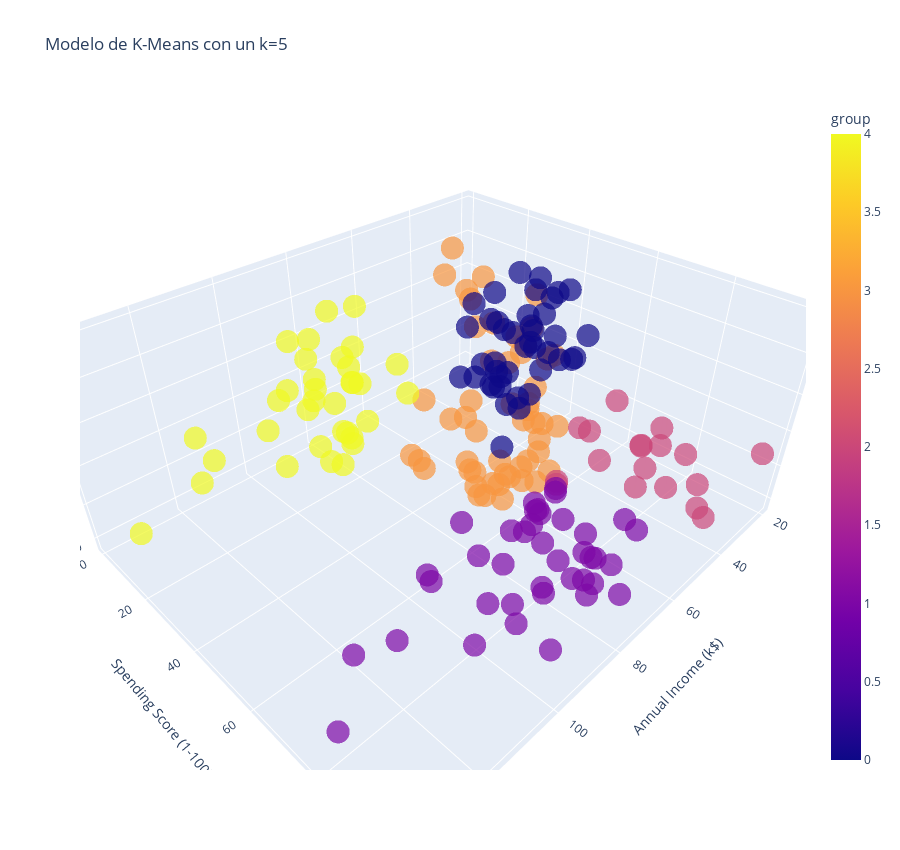

Here is the notebook cell this chart was saved with:
### Code cell
# Crear un modelo 3D de los datos agrupados

Grafica_3D = px.scatter_3d(df, x='Annual Income (k$)', y='Spending Score (1-100)', z='Age', color='group', symbol='group', symbol_map={0: 'circle', 1: 'circle', 2: 'circle', 3: 'circle', 4: 'circle', 5: 'circle'}, opacity=0.7, width=900, height=850, title=f'Modelo de K-Means con un k={5}', labels={'label': 'Cluster'}, color_discrete_map={})
Grafica_3D.update_layout(showlegend=False)

### Figure 1 — Plotly figure (JSON) as saved in the notebook; plotly's stock layout.template omitted (floating-point values rounded to 4 significant figures)
{"data": [{"hovertemplate": "group=%{marker.color}<br>Annual Income (k$)=%{x}<br>Spending Score (1-100)=%{y}<br>Age=%{z}<extra></extra>", "legendgroup": "3", "marker": {"color": [3, 3, 3, 3, 3, 3, 3, 3, 3, 3, 3, 3, 3, 3, 3, 3, 3, 3, 3, 3, 3, 3, 3, 3, 3, 3, 3, 3, 3, 3, 3, 3, 3, 3, 3, 3, 3, 3, 3, 3, 3, 3, 3, 3, 3, 3, 3, 3, 3, 3, 3], "coloraxis": "coloraxis", "opacity": 0.7, "symbol": "circle"}, "mode": "markers", "name": "3", "scene": "scene", "showlegend": true, "type": "scatter3d", "x": [21, 23, 24, 25, 28, 28, 29, 30, 33, 33, 34, 37, 39, 39, 40, 40, 40, 43, 43, 46, 46, 48, 48, 49, 54, 54, 54, 54, 54, 57, 58, 59, 60, 60, 60, 60, 61, 62, 62, 62, 63, 64, 64, 65, 65, 67, 67, 70, 71, 72, 76], "y": [35, 29, 35, 5, 14, 32, 31, 4, 4, 14, 17, 26, 36, 28, 47, 42, 42, 54, 41, 51, 55, 50, 47, 42, 54, 48, 52, 55, 57, 55, 60, 41, 40, 42, 52, 50, 49, 41, 55, 42, 54, 42, 46, 48, 50, 56, 40, 29, 35, 34, 40], "z": [35, 52, 35, 46, 54, 45, 40, 60, 53, 49, 42, 36, 48, 49, 27, 29, 31, 31, 47, 27, 19, 43, 32, 47, 26, 40, 23, 38, 21, 22, 34, 18, 40, 32, 24, 27, 20, 23, 26, 21, 19, 38, 19, 18, 19, 27, 38, 23, 43, 25, 28]}, {"hovertemplate": "group=%{marker.color}<br>Annual Income (k$)=%{x}<br>Spending Score (1-100)=%{y}<br>Age=%{z}<extra></extra>", "legendgroup": "2", "marker": {"color": [2, 2, 2, 2, 2, 2, 2, 2, 2, 2, 2, 2, 2, 2, 2, 2, 2, 2], "coloraxis": "coloraxis", "opacity": 0.7, "symbol": "circle"}, "mode": "markers", "name": "2", "scene": "scene", "showlegend": true, "type": "scatter3d", "x": [21, 23, 24, 25, 28, 28, 29, 30, 33, 33, 34, 37, 38, 39, 39, 42, 48, 48], "y": [66, 98, 73, 73, 82, 61, 87, 73, 92, 81, 73, 75, 92, 61, 65, 60, 59, 59], "z": [20, 35, 25, 31, 29, 35, 23, 21, 18, 21, 30, 20, 24, 31, 24, 33, 18, 19]}, {"hovertemplate": "group=%{marker.color}<br>Annual Income (k$)=%{x}<br>Spending Score (1-100)=%{y}<br>Age=%{z}<extra></extra>", "legendgroup": "0", "marker": {"color": [0, 0, 0, 0, 0, 0, 0, 0, 0, 0, 0, 0, 0, 0, 0, 0, 0, 0, 0, 0, 0, 0, 0, 0, 0, 0, 0, 0, 0, 0, 0, 0, 0, 0, 0, 0, 0, 0, 0, 0, 0, 0], "coloraxis": "coloraxis", "opacity": 0.7, "symbol": "circle"}, "mode": "markers", "name": "0", "scene": "scene", "showlegend": true, "type": "scatter3d", "x": [38, 40, 42, 43, 43, 44, 44, 46, 46, 47, 47, 48, 48, 49, 50, 50, 54, 54, 54, 54, 54, 54, 54, 57, 58, 59, 60, 60, 61, 62, 62, 62, 63, 63, 63, 63, 63, 65, 65, 67, 67, 69], "y": [35, 55, 52, 60, 45, 50, 46, 46, 56, 52, 59, 51, 48, 55, 49, 56, 47, 53, 42, 51, 41, 44, 46, 58, 46, 55, 49, 47, 42, 48, 59, 56, 50, 46, 43, 48, 52, 43, 59, 43, 57, 58], "z": [65, 50, 49, 59, 50, 51, 69, 53, 70, 67, 54, 63, 68, 70, 60, 60, 59, 45, 49, 57, 67, 46, 48, 55, 50, 68, 48, 47, 48, 49, 67, 49, 66, 54, 68, 66, 65, 63, 49, 51, 50, 40]}, {"hovertemplate": "group=%{marker.color}<br>Annual Income (k$)=%{x}<br>Spending Score (1-100)=%{y}<br>Age=%{z}<extra></extra>", "legendgroup": "1", "marker": {"color": [1, 1, 1, 1, 1, 1, 1, 1, 1, 1, 1, 1, 1, 1, 1, 1, 1, 1, 1, 1, 1, 1, 1, 1, 1, 1, 1, 1, 1, 1, 1, 1, 1, 1, 1, 1, 1, 1, 1], "coloraxis": "coloraxis", "opacity": 0.7, "symbol": "circle"}, "mode": "markers", "name": "1", "scene": "scene", "showlegend": true, "type": "scatter3d", "x": [69, 70, 71, 71, 71, 72, 73, 73, 74, 75, 76, 77, 77, 78, 78, 78, 78, 78, 78, 79, 81, 85, 86, 87, 87, 87, 88, 88, 93, 97, 98, 99, 101, 103, 103, 113, 120, 126, 137], "y": [91, 77, 95, 75, 75, 71, 88, 73, 72, 93, 87, 97, 74, 90, 88, 76, 89, 78, 73, 83, 93, 75, 95, 63, 75, 92, 86, 69, 90, 86, 88, 97, 68, 85, 69, 91, 79, 74, 83], "z": [39, 31, 40, 38, 39, 31, 29, 32, 35, 32, 32, 28, 32, 34, 39, 38, 27, 30, 30, 29, 31, 36, 33, 32, 28, 36, 30, 27, 35, 32, 29, 30, 28, 36, 32, 38, 35, 32, 30]}, {"hovertemplate": "group=%{marker.color}<br>Annual Income (k$)=%{x}<br>Spending Score (1-100)=%{y}<br>Age=%{z}<extra></extra>", "legendgroup": "4", "marker": {"color": [4, 4, 4, 4, 4, 4, 4, 4, 4, 4, 4, 4, 4, 4, 4, 4, 4, 4, 4, 4, 4, 4, 4, 4, 4, 4, 4, 4, 4, 4, 4, 4, 4, 4], "coloraxis": "coloraxis", "opacity": 0.7, "symbol": "circle"}, "mode": "markers", "name": "4", "scene": "scene", "showlegend": true, "type": "scatter3d", "x": [71, 71, 73, 73, 74, 75, 77, 77, 78, 78, 78, 78, 78, 78, 79, 81, 85, 86, 87, 87, 87, 88, 88, 93, 97, 98, 99, 101, 103, 103, 113, 120, 126, 137], "y": [11, 9, 5, 7, 10, 5, 12, 36, 22, 17, 20, 16, 1, 1, 35, 5, 26, 20, 27, 13, 10, 13, 15, 14, 32, 15, 39, 24, 17, 23, 8, 16, 28, 18], "z": [59, 47, 20, 44, 19, 57, 25, 48, 34, 43, 44, 47, 37, 34, 56, 19, 50, 42, 36, 40, 36, 52, 58, 59, 37, 46, 41, 54, 41, 34, 33, 47, 45, 32]}], "layout": {"coloraxis": {"colorbar": {"title": {"text": "group"}}, "colorscale": [[0, "#0d0887"], [0.1111, "#46039f"], [0.2222, "#7201a8"], [0.3333, "#9c179e"], [0.4444, "#bd3786"], [0.5556, "#d8576b"], [0.6667, "#ed7953"], [0.7778, "#fb9f3a"], [0.8889, "#fdca26"], [1, "#f0f921"]]}, "height": 850, "legend": {"title": {"text": "group"}, "tracegroupgap": 0}, "scene": {"aspectmode": "auto", "aspectratio": {"x": 1.387, "y": 1.16, "z": 0.6217}, "camera": {"center": {"x": 0, "y": 0, "z": 0}, "eye": {"x": 1.155, "y": 1.155, "z": 1.155}, "projection": {"type": "perspective"}, "up": {"x": 0, "y": 0, "z": 1}}, "domain": {"x": [0, 1], "y": [0, 1]}, "xaxis": {"title": {"text": "Annual Income (k$)"}, "type": "linear"}, "yaxis": {"title": {"text": "Spending Score (1-100)"}, "type": "linear"}, "zaxis": {"title": {"text": "Age"}, "type": "linear"}}, "showlegend": false, "title": {"text": "Modelo de K-Means con un k=5"}, "width": 900}}
